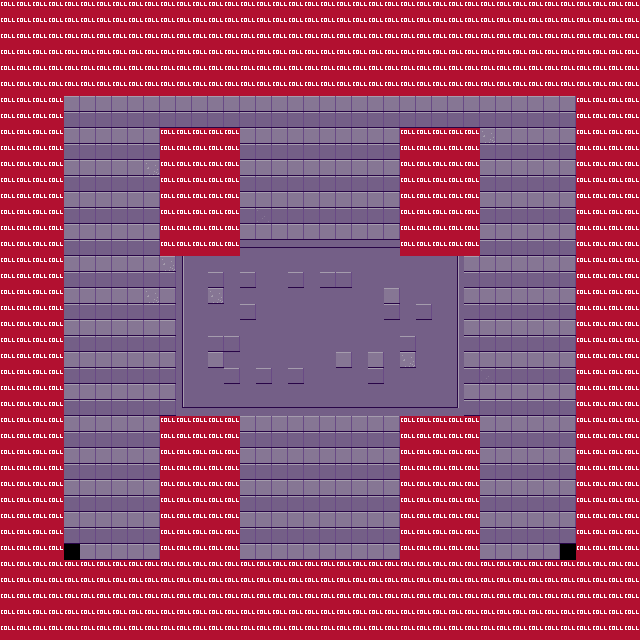

A 2D game scene composited from a Tiled map and its tileset images. What follows is a short description and the map's XML, with each tile layer's data collapsed to a summary:
An orthogonal 40x40 tile map with 16x16 px tiles, 2 tile layers (ground, bosscollision), 1 hidden layer not drawn and 14 objects (4x column_top_48, start, boss2, cc0000, 00cc00, ...).

<map version="1.0" orientation="orthogonal" renderorder="right-down" width="40" height="40" tilewidth="16" tileheight="16">
 <tileset firstgid="1" name="background_tiles" tilewidth="16" tileheight="16">
  <image source="background_tiles.png" trans="ff00ff" width="256" height="256" />
 </tileset>
 <layer name="ground" width="40" height="40">
  <data>[1600 cells, 1600 non-empty, 24 distinct tile ids]</data>
 </layer>
 <objectgroup name="meta">
  <object name="start" x="304" y="304" width="32" height="32" />
  <object name="boss" type="boss2" x="303" y="143" width="32" height="32" />
  <object name="plate" type="cc0000" x="128" y="256" width="16" height="16" />
  <object name="plate" type="00cc00" x="128" y="384" width="16" height="16" />
  <object name="plate" type="40ff00" x="496" y="384" width="16" height="16" />
  <object name="plate" type="ff00ff" x="496" y="256" width="16" height="16" />
  <object name="plate" type="800080" x="128" y="128" width="16" height="16" />
  <object name="plate" type="0040ff" x="496" y="128" width="16" height="16" />
  <object name="plate" type="ff80cc" x="496" y="512" width="16" height="16" />
  <object name="plate" type="000040" x="128" y="512" width="16" height="16" />
  <object name="sprite" type="column_top_48" x="176" y="432" width="48" height="32" />
  <object name="sprite" type="column_top_48" x="416" y="432" width="48" height="32" />
  <object name="sprite" type="column_top_48" x="416" y="144" width="48" height="32" />
  <object name="sprite" type="column_top_48" x="176" y="144" width="48" height="32" />
 </objectgroup>
 <layer name="collision" width="40" height="40" visible="0" opacity="0.89">
  <data>[1600 cells, 624 non-empty, 1 distinct tile ids]</data>
 </layer>
 <layer name="bosscollision" width="40" height="40">
  <data>[1600 cells, 842 non-empty, 1 distinct tile ids]</data>
 </layer>
</map>